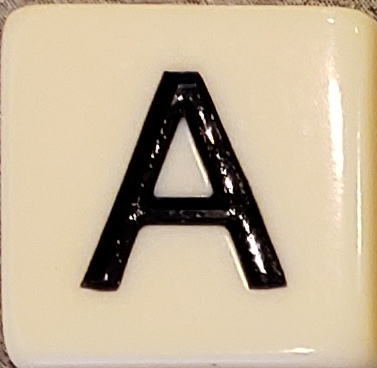
#> input picture A.jpg, 377 x 368 px, given in place of Background1.jpg, which was not available
$ python generate_data.py
#> lines starting #> are read from the running program, lines starting #| are printed output that depends on the picture
# Imports
import cv2
import os
import sys
import numpy as np
import random


# Load base images
root = "" #"/Users/seancsukas/Documents/Workspace/bananagrams/"
file = "Background"
baseImgPath = root + file
baseImgs = []
NUM_BASE = 5

background_size = (504, 672)
for i in range(NUM_BASE):
    baseImg = cv2.imread(baseImgPath + f"{i+1}.jpg")
#> baseImg is the input picture: shape (368, 377, 3); mean B, G, R 154.8, 181.1, 198.1
    baseImg = cv2.resize(baseImg, background_size)
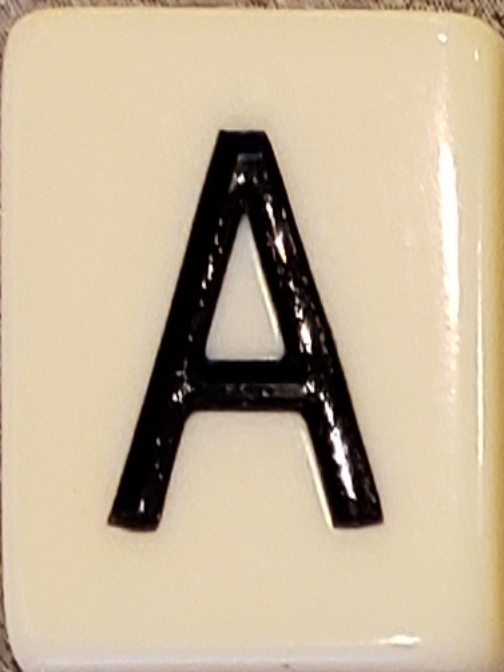
#> baseImg: shape (672, 504, 3); mean B, G, R 154.6, 181, 198
    baseImgs.append(baseImg)
#> pass 2 of the loop `for i in range(NUM_BASE):`:
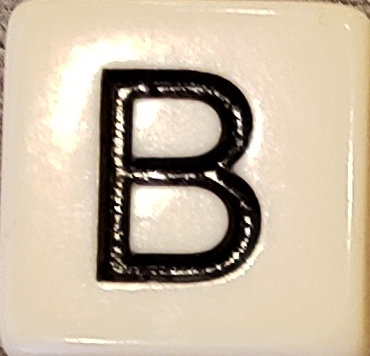
#> input picture B.jpg, 370 x 356 px, given in place of Background2.jpg, which was not available
#> baseImg is the input picture: shape (356, 370, 3); mean B, G, R 163.9, 185.4, 200.6
#> `baseImg = cv2.resize(baseImg, background_size)`:
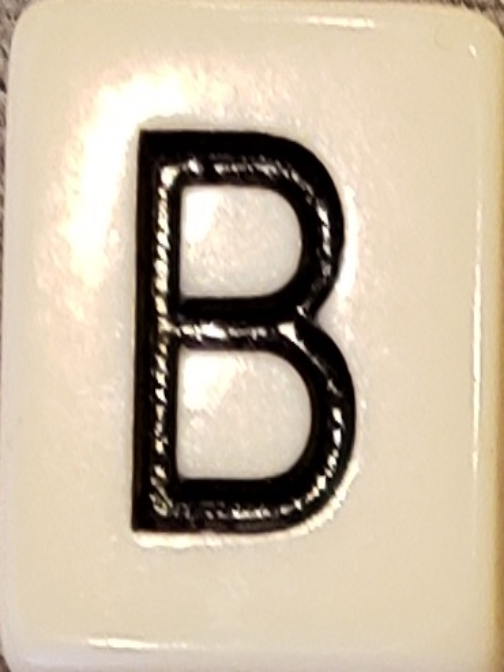
#> baseImg: shape (672, 504, 3); mean B, G, R 163.8, 185.3, 200.5
#> (the run stopped early here; a loop or call above may not have finished)
